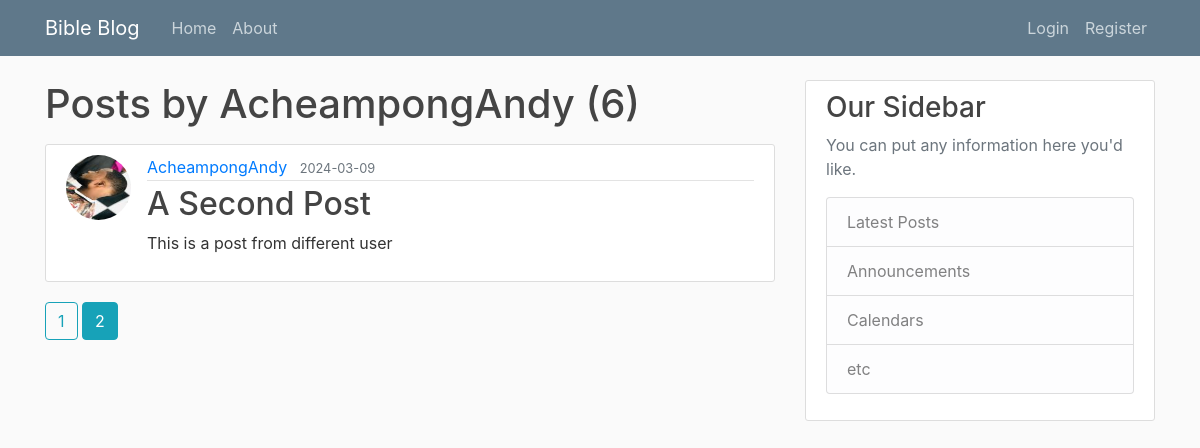
Screenshot of /user/AcheampongAndy?page=2 with the database file from the repository.
### flask_block/modules.py (models this page shows, shortened)
class User(db.Model, UserMixin):
    id = db.Column(db.Integer, primary_key=True)
    username = db.Column(db.String(20), unique=True, nullable=False)
    email = db.Column(db.String(120), unique=True, nullable=False)
    image_file = db.Column(db.String(20), nullable=False, default='default.jpg')
    password = db.Column(db.String(60), nullable=False)
    posts = db.relationship('Post', backref='author', lazy='subquery')

class Post(db.Model):
    id = db.Column(db.Integer, primary_key=True)
    title = db.Column(db.String(100), nullable=False)
    date_posted = db.Column(db.DateTime, nullable=False, default=datetime.utcnow)
    content = db.Column(db.Text, nullable=False)
    user_id = db.Column(db.Integer, db.ForeignKey('user.id'), nullable=False)

### flask_block/routes.py (the view)
@app.route("/user/<string:username>")
def user_posts(username):
    page = request.args.get('page', 1, type=int)
    user = User.query.filter_by(username=username).first_or_404()
    posts = Post.query.options(joinedload(Post.author)).filter_by(author=user)\
            .order_by(Post.date_posted.desc()).paginate(page=page, per_page=5)
    return render_template('user_posts.html', posts=posts, user=user)

### flask_block/templates/user_posts.html
{% extends "layout.html" %}
{% block content %}
    <h1 class="mb-3">Posts by {{ user.username }} ({{ posts.total }})</h1>
	{% for post in posts.items %}
		<article class="media content-section">
			<img class="rounded-circle article-img" src="{{ url_for('static', filename='profiles/' + post.author.image_file) }}">
			<div class="media-body">
					<div class="article-metadata">
					<a class="mr-2" href="{{ url_for('user_posts', username=post.author.username) }}">{{ post.author.username }}</a>
						<small class="text-muted">{{ post.date_posted.strftime('%Y-%m-%d') }}</small>
					</div>
					<h2><a class="article-title" href="{{ url_for('post', post_id=post.id) }}">{{ post.title }}</a></h2>
					<p class="article-content">{{ post.content }}</p>
			</div>
		</article>
	{% endfor %}
	{% for page_num in posts.iter_pages(left_edge=1, right_edge=1, left_current=1, right_current=2) %}
		{% if page_num %}
			{% if posts.page == page_num %}
				<a class="btn btn-info mb-4" href="{{ url_for('user_posts', username=user.username, page=page_num) }}">{{ page_num }}</a>
			{% else %}
				<a class="btn btn-outline-info mb-4" href="{{ url_for('user_posts', username=user.username, page=page_num) }}">{{ page_num }}</a>
			{% endif %}
		{% else %}
			...
		{% endif %}
	{% endfor %}
{% endblock content%}

### flask_block/static/main.css (style rules this page uses)
body { background: #fafafa; color: #333333; margin-top: 5rem; }
h1, h2, h3, h4, h5, h6 { color: #444444; }
.content-section { background: #ffffff; padding: 10px 20px; border: 1px solid #dddddd; border-radius: 3px; margin-bottom: 20px; }
.article-title { color: #444444; }
.article-content { white-space: pre-line; }
.article-img { height: 65px; width: 65px; margin-right: 16px; }
.article-metadata { padding-bottom: 1px; margin-bottom: 4px; border-bottom: 1px solid #e3e3e3 }

### rows the page displays
User: username "AcheampongAndy"
Post: image_file (picture), author.username "AcheampongAndy", date_posted "2024-03-09", title "A Second Post", content "This is a post from different user"

### other values shown
{{ posts.total }} "6"
{{ page_num }} "1"
{{ page_num }} "2"
